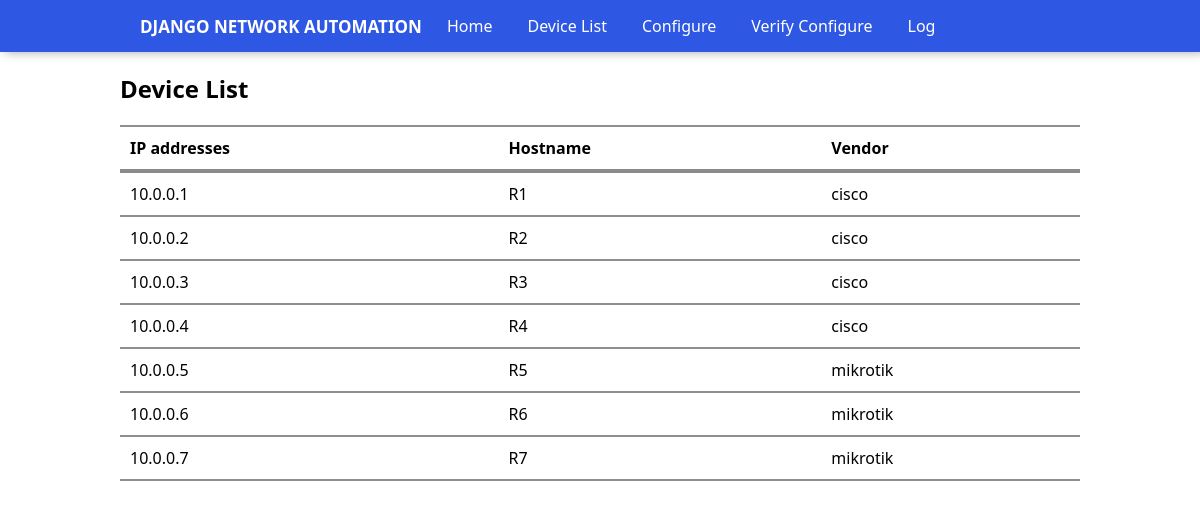
/devices, run on the app's committed database.
### network_automation/models.py (models this page shows, shortened)
class Device(models.Model):
    ip_address = models.CharField(max_length=255)
    hostname = models.CharField(max_length=255)
    username= models.CharField(max_length=255)
    password= models.CharField(max_length=255)
    ssh_port =models.IntegerField(default=22)
    VENDOR_CHOICES = (
        ('mikrotik','Mikrotik'),
        ('cisco','Cisco')
    )
    vendor = models.CharField(max_length=255,choices=VENDOR_CHOICES)

### network_automation/views.py (the view)
# urls.py: path('devices',views.devices),
def devices(request):
    all_device =Device.objects.all()
    context ={
        'all_device':all_device
    }
    return render(request,"devices.html",context)

### network_automation/templates/devices.html (shortened to what this page needs)
<!DOCTYPE html>
<html lang="en">
<head>
  {% load static%}
  <link rel="stylesheet" href="{% static 'styles.css' %}">
</head>
<body>
  <nav class="navbar">
    <div class="navcontainer">
      <a href="/"><h1 class="maxwidth">DJANGO NETWORK AUTOMATION</h1></a>
      <div class="container">
        <a href="/">Home</a>
        <a href="devices">Device List</a>
        <a href="configure">Configure</a>
        <a href="verify_config">Verify Configure</a>
        <a href="logs">Log</a>
      </div>
    </div>
  </nav>
<div class="devicelistcontn">
  <h2 style="color: black;">Device List</h2>
  <table class="devicetable">
    <thead>
      <tr>
        <th>IP addresses</th>
        <th>Hostname</th>
        <th>Vendor</th>
      </tr>
    </thead>
    <tbody>
      {% for device in all_device%}
      <tr>
        <td>{{device.ip_address}}</td>
        <td>{{device.hostname}}</td>
        <td>{{device.vendor}}</td>
      </tr>
      {% endfor %}
    </tbody>
  </table>
</div>
</body>
</html>

### network_automation/static/styles.css (style rules this page uses)
* { margin: 0; padding: 0; box-sizing: border-box; font-family: 'Segoe UI', Tahoma, Geneva, Verdana, sans-serif; color: white; overflow-x: hidden; }
.maxwidth { font-size: 17px; }
a { text-decoration: none; }
.navbar { background-color: rgb(46, 88, 228); box-shadow: 5px 0 10px rgba(0, 0, 0, 0.362); }
.navcontainer { display: flex; justify-content: flex-start; align-items: center; gap: 10px; padding-left: 10px; width: 80%; margin-left: auto; margin-right: auto; }
.container { display: flex; gap: 5px; }
.container a { text-decoration: none; padding: 15px; }
h2 { padding:20px 0px 20px 0px; width: 80%; margin-left: auto; margin-right: auto; }
table { width: 80%; margin-left: auto; margin-right: auto; border-collapse: collapse; color: black; }
th,td { border-bottom: 2px solid rgba(0, 0, 0, 0.445); text-align:left; padding: 10px; }
td { color: black; }
th { color: black; }
thead { border-top: 2px solid rgba(0, 0, 0, 0.445); border-bottom: 4px solid rgba(0, 0, 0, 0.456); }
h2 { margin-left: 0; }
.devicelistcontn { width: 80%; margin-left: auto; margin-right: auto; }
.devicetable { width: 100%; }

### data on the page
Device: ip_address "10.0.0.1", hostname "R1", vendor "cisco"
Device: ip_address "10.0.0.2", hostname "R2", vendor "cisco"
Device: ip_address "10.0.0.3", hostname "R3", vendor "cisco"
Device: ip_address "10.0.0.4", hostname "R4", vendor "cisco"
Device: ip_address "10.0.0.5", hostname "R5", vendor "mikrotik"
Device: ip_address "10.0.0.6", hostname "R6", vendor "mikrotik"
Device: ip_address "10.0.0.7", hostname "R7", vendor "mikrotik"
